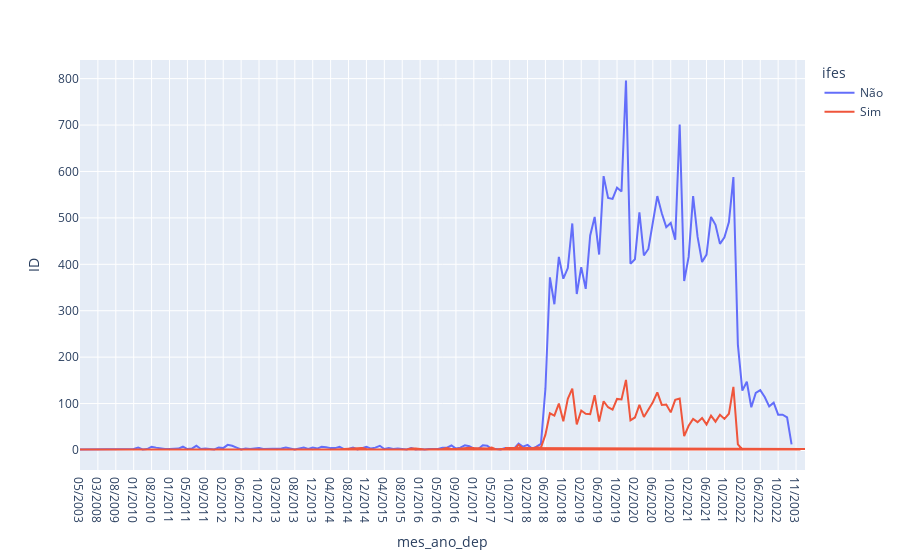

The notebook cell saved with this chart:
### Code cell
counts = df.groupby(['mes_dep', 'ano_dep', 'mes_ano_dep', 'ifes'], observed=True)['ID'].nunique().reset_index()
counts = counts.sort_values(['ano_dep', 'mes_dep']).copy()

px.line(counts,
    x='mes_ano_dep', 
    y='ID',
    color='ifes')

### Figure 1 — Plotly figure (JSON) as saved in the notebook; plotly's stock layout.template omitted (floating-point values rounded to 4 significant figures; data arrays with more than 128 entries replaced by an {"elided": "..."} marker saying what was removed)
{"data": [{"hovertemplate": "ifes=Não<br>mes_ano_dep=%{x}<br>ID=%{y}<extra></extra>", "legendgroup": "Não", "line": {"color": "#636efa", "dash": "solid"}, "marker": {"symbol": "circle"}, "mode": "lines", "name": "Não", "orientation": "v", "showlegend": true, "type": "scatter", "x": {"elided": "160 str values"}, "xaxis": "x", "y": {"elided": "160 int values"}, "yaxis": "y"}, {"hovertemplate": "ifes=Sim<br>mes_ano_dep=%{x}<br>ID=%{y}<extra></extra>", "legendgroup": "Sim", "line": {"color": "#EF553B", "dash": "solid"}, "marker": {"symbol": "circle"}, "mode": "lines", "name": "Sim", "orientation": "v", "showlegend": true, "type": "scatter", "x": ["05/2003", "11/2003", "03/2007", "04/2011", "05/2011", "01/2012", "03/2012", "08/2012", "04/2013", "05/2013", "11/2013", "02/2014", "04/2014", "05/2014", "09/2014", "11/2014", "12/2014", "01/2015", "02/2015", "04/2015", "05/2015", "07/2015", "09/2015", "10/2015", "12/2015", "02/2016", "03/2016", "06/2016", "07/2016", "08/2016", "09/2016", "12/2016", "01/2017", "03/2017", "04/2017", "05/2017", "06/2017", "07/2017", "08/2017", "09/2017", "11/2017", "12/2017", "01/2018", "02/2018", "03/2018", "04/2018", "05/2018", "06/2018", "07/2018", "08/2018", "09/2018", "10/2018", "11/2018", "12/2018", "01/2019", "02/2019", "03/2019", "04/2019", "05/2019", "06/2019", "07/2019", "08/2019", "09/2019", "10/2019", "11/2019", "12/2019", "01/2020", "02/2020", "03/2020", "04/2020", "05/2020", "06/2020", "07/2020", "08/2020", "09/2020", "10/2020", "11/2020", "12/2020", "01/2021", "02/2021", "03/2021", "04/2021", "05/2021", "06/2021", "07/2021", "08/2021", "09/2021", "10/2021", "11/2021", "12/2021", "01/2022", "02/2022", "05/2022", "06/2022", "07/2022", "11/2022"], "xaxis": "x", "y": [1, 1, 1, 1, 1, 1, 1, 1, 1, 1, 1, 1, 1, 1, 3, 4, 2, 1, 1, 1, 1, 1, 1, 3, 3, 1, 1, 2, 4, 2, 2, 5, 4, 3, 3, 5, 1, 2, 2, 4, 1, 11, 3, 4, 1, 6, 5, 33, 79, 74, 100, 62, 110, 132, 55, 85, 78, 77, 118, 61, 105, 92, 87, 110, 109, 151, 64, 70, 97, 71, 87, 103, 124, 97, 98, 81, 108, 111, 30, 52, 67, 60, 69, 55, 74, 61, 76, 67, 78, 136, 12, 1, 1, 1, 2, 1], "yaxis": "y"}], "layout": {"legend": {"title": {"text": "ifes"}, "tracegroupgap": 0}, "margin": {"t": 60}, "xaxis": {"anchor": "y", "domain": [0, 1], "title": {"text": "mes_ano_dep"}}, "yaxis": {"anchor": "x", "domain": [0, 1], "title": {"text": "ID"}}}}
